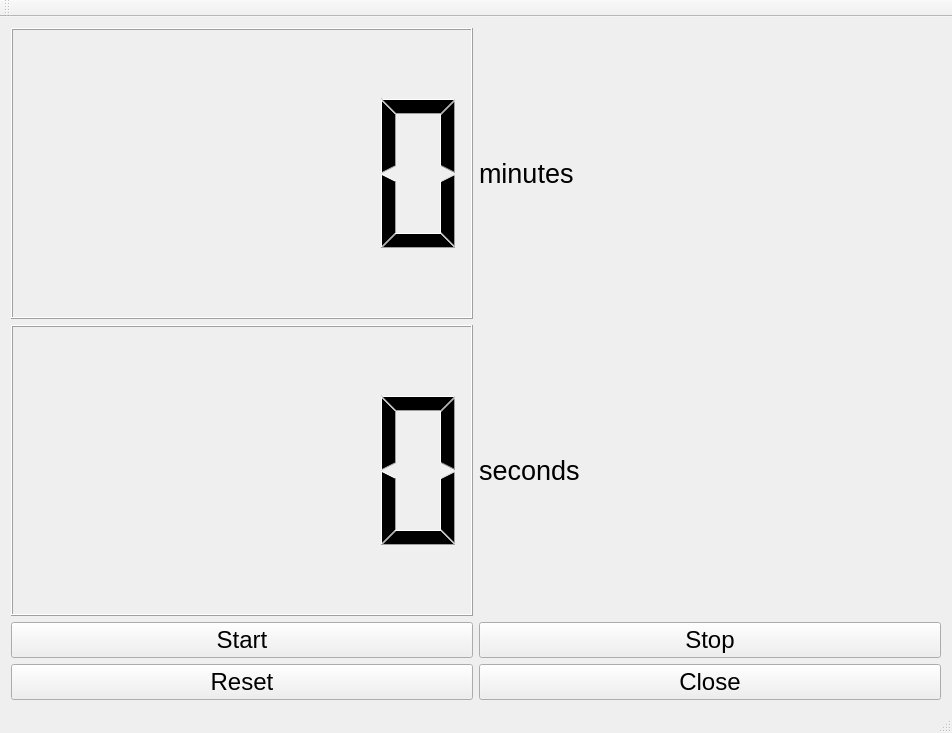
<?xml version="1.0" encoding="UTF-8"?>
<ui version="4.0">
 <class>MainWindow</class>
 <widget class="QMainWindow" name="MainWindow">
  <property name="geometry">
   <rect>
    <x>0</x>
    <y>0</y>
    <width>952</width>
    <height>733</height>
   </rect>
  </property>
  <property name="windowTitle">
   <string>MainWindow</string>
  </property>
  <widget class="QWidget" name="centralWidget">
   <layout class="QGridLayout" name="gridLayout_2">
    <item row="0" column="0">
     <layout class="QVBoxLayout" name="verticalLayout">
      <item>
       <layout class="QHBoxLayout" name="horizontalLayout">
        <item>
         <widget class="QLCDNumber" name="lcdNumberMin"/>
        </item>
        <item>
         <widget class="QLabel" name="label">
          <property name="font">
           <font>
            <pointsize>20</pointsize>
           </font>
          </property>
          <property name="text">
           <string>minutes</string>
          </property>
         </widget>
        </item>
       </layout>
      </item>
      <item>
       <layout class="QHBoxLayout" name="horizontalLayout_2">
        <item>
         <widget class="QLCDNumber" name="lcdNumberSec"/>
        </item>
        <item>
         <widget class="QLabel" name="label_2">
          <property name="font">
           <font>
            <pointsize>20</pointsize>
           </font>
          </property>
          <property name="text">
           <string>seconds</string>
          </property>
         </widget>
        </item>
       </layout>
      </item>
     </layout>
    </item>
    <item row="1" column="0">
     <layout class="QGridLayout" name="gridLayout">
      <item row="0" column="0">
       <widget class="QPushButton" name="startButton">
        <property name="font">
         <font>
          <pointsize>18</pointsize>
         </font>
        </property>
        <property name="text">
         <string>Start</string>
        </property>
       </widget>
      </item>
      <item row="0" column="1">
       <widget class="QPushButton" name="stopButton">
        <property name="font">
         <font>
          <pointsize>18</pointsize>
         </font>
        </property>
        <property name="text">
         <string>Stop</string>
        </property>
       </widget>
      </item>
      <item row="1" column="0">
       <widget class="QPushButton" name="resetButton">
        <property name="font">
         <font>
          <pointsize>18</pointsize>
         </font>
        </property>
        <property name="text">
         <string>Reset</string>
        </property>
       </widget>
      </item>
      <item row="1" column="1">
       <widget class="QPushButton" name="closeButton">
        <property name="font">
         <font>
          <pointsize>18</pointsize>
         </font>
        </property>
        <property name="text">
         <string>Close</string>
        </property>
       </widget>
      </item>
     </layout>
    </item>
   </layout>
  </widget>
  <widget class="QMenuBar" name="menuBar">
   <property name="geometry">
    <rect>
     <x>0</x>
     <y>0</y>
     <width>952</width>
     <height>20</height>
    </rect>
   </property>
  </widget>
  <widget class="QToolBar" name="mainToolBar">
   <attribute name="toolBarArea">
    <enum>TopToolBarArea</enum>
   </attribute>
   <attribute name="toolBarBreak">
    <bool>false</bool>
   </attribute>
  </widget>
  <widget class="QStatusBar" name="statusBar"/>
 </widget>
 <layoutdefault spacing="6" margin="11"/>
 <resources/>
 <connections/>
</ui>
